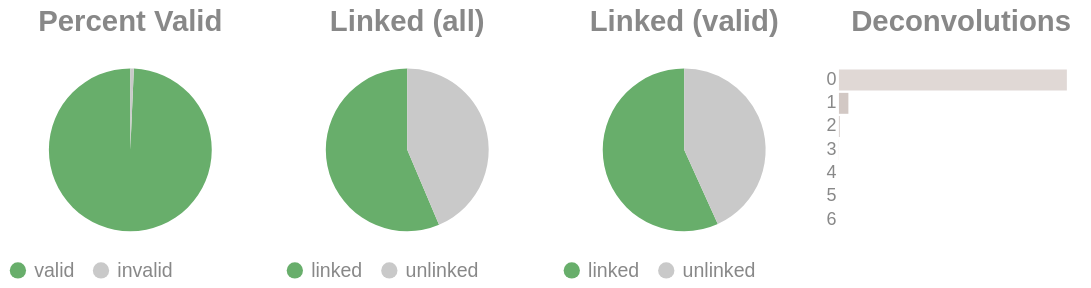

Notebook source saved alongside this figure:
### Code cell
if SKIPLR:
    pass
else:
    clash = Counter()
    for i in valids['molecule'].to_list():
        _mol = i.split("-")
        if len(_mol) == 1:
            clash.update('0')
        else:
            clash.update(_mol[-1])

    _d = {"deconvolutions": [], 'count': []}
    for k,v in clash.items():
        _d['deconvolutions'].append(k)
        _d['count'].append(v)

    tot_valid = valids['reads'].sum()
    mask = valids['reads'] >= 2
    n_linked_reads = valids.filter(mask)['reads'].sum()
    if n_linked_reads == 0:
        print_html("No linked molecules (>=2 reads) were detected; skipping linked-only distributions.")
        SKIPLR = True
    else:
        perc_valid = round(tot_valid / n_reads, 4)
        linked_perc_abs = round(n_linked_reads / n_reads, 4)
        linked_perc = round(n_linked_reads / tot_valid, 4)

    _valid = pl.DataFrame({"valids": ['valid', 'invalid'], "count": [tot_valid, n_reads - tot_valid]})
    _linked_abs = pl.DataFrame({"linked (absolute)": ['linked', 'unlinked'], "count": [n_linked_reads, n_reads - n_linked_reads]})
    _linked_rel = pl.DataFrame({"linked (valids)": ['linked', 'unlinked'], "count": [n_linked_reads, tot_valid - n_linked_reads]})

    (
        alt.hconcat(
            piechart(_valid, goodval = 'valid', title = "Percent Valid"),
            piechart(_linked_abs, goodval = "linked", title =  "Linked (all)"),
            piechart(_linked_rel, goodval = "linked", title =  "Linked (valid)"),
            convolutionbar(pl.DataFrame(_d), title = "Deconvolutions"),
            center = True,
            bounds = 'flush'
        )
        .resolve_scale(color='independent')
        .resolve_legend('independent')
        .properties(usermeta={'embedOptions': {"actions": False}})
    ).display()

### Figure 1 — Vega-Lite specification as saved in the notebook (floating-point values rounded to 4 significant figures)
{"width": "container", "height": 400, "config": {"title": {"anchor": "start", "dy": -15, "fontSize": 18, "color": "#888888", "subtitleColor": "#888888", "subtitleFontSize": 14}, "arc": {"fill": "#0072B2"}, "axis": {"domainColor": "#888888", "domainWidth": 0.5, "gridWidth": 0.2, "grid": false, "titleFontWeight": 400, "titleFontSize": 15, "labelFontSize": 11, "labelColor": "#888888", "tickColor": "#888888", "tickWidth": 0.2, "titleColor": "#888888"}, "axisBand": {"grid": false}, "axisX": {"grid": true, "tickSize": 10, "domainCap": "round"}, "axisY": {"domain": false, "grid": true, "tickSize": 0, "domainCap": "round"}, "background": "transparent", "header": {"labelFontSize": 15, "labelColor": "#888888", "titleFontSize": 15, "titleFontWeight": 600, "titleColor": "#888888"}, "legend": {"labelFont": "sans-serif", "labelFontSize": 12, "labelColor": "#888888", "symbolSize": 100, "symbolType": "circle", "titleFontSize": 12, "titlePadding": 10, "titleColor": "#888888", "title": null}, "range": {"category": ["#E69F00", "#56B4E9", "#009E73", "#F0E442", "#0072B2", "#D55E00", "#CC79A7", "#000000"], "diverging": ["#cfe8f3", "#a2d4ec", "#73bfe2", "#46abdb", "#1696d2", "#12719e"]}, "area": {"fill": "#0072B2", "fillOpacity": 0.7, "line": true, "strokeOpacity": 0.7}, "line": {"color": "#0072B2", "stroke": "#0072B2", "strokeWidth": 2}, "trail": {"color": "#0072B2", "stroke": "#0072B2", "strokeWidth": 0, "size": 1}, "point": {"filled": true, "fillOpacity": 1.0, "size": 95}, "text": {"color": "#888888", "fontSize": 11, "align": "right", "fontWeight": 400, "size": 11}, "bar": {"fill": "#0072B2", "stroke": null}, "view": {"stroke": null, "continuousWidth": 660, "continuousHeight": 400}}, "hconcat": [{"data": {"name": "data-012adcacaae5181d85eac83b598e81b6"}, "mark": {"type": "arc"}, "encoding": {"color": {"field": "valids", "legend": {"orient": "bottom", "title": null}, "scale": {"domain": ["valid", "invalid"], "range": ["#68ae6b", "#C9C9C9"]}, "title": "Valids", "type": "nominal"}, "theta": {"field": "count", "type": "quantitative"}, "tooltip": [{"field": "valids", "title": "Valids", "type": "ordinal"}, {"field": "percent", "format": ".2%", "title": "Percent", "type": "quantitative"}, {"field": "count", "title": "Count", "type": "quantitative"}]}, "height": 100, "title": {"text": "Percent Valid", "align": "center", "anchor": "middle"}, "transform": [{"calculate": "datum.count / 10269535", "as": "percent"}], "width": 150}, {"data": {"name": "data-68c7444efd4e9e6e40b9efe88a711f24"}, "mark": {"type": "arc"}, "encoding": {"color": {"field": "linked (absolute)", "legend": {"orient": "bottom", "title": null}, "scale": {"domain": ["linked", "unlinked"], "range": ["#68ae6b", "#C9C9C9"]}, "title": "Linked (Absolute)", "type": "nominal"}, "theta": {"field": "count", "type": "quantitative"}, "tooltip": [{"field": "linked (absolute)", "title": "Linked (Absolute)", "type": "ordinal"}, {"field": "percent", "format": ".2%", "title": "Percent", "type": "quantitative"}, {"field": "count", "title": "Count", "type": "quantitative"}]}, "height": 100, "title": {"text": "Linked (all)", "align": "center", "anchor": "middle"}, "transform": [{"calculate": "datum.count / 10269535", "as": "percent"}], "width": 150}, {"data": {"name": "data-f515789f6fb99fc96b30b79f2aaf1ba2"}, "mark": {"type": "arc"}, "encoding": {"color": {"field": "linked (valids)", "legend": {"orient": "bottom", "title": null}, "scale": {"domain": ["linked", "unlinked"], "range": ["#68ae6b", "#C9C9C9"]}, "title": "Linked (Valids)", "type": "nominal"}, "theta": {"field": "count", "type": "quantitative"}, "tooltip": [{"field": "linked (valids)", "title": "Linked (Valids)", "type": "ordinal"}, {"field": "percent", "format": ".2%", "title": "Percent", "type": "quantitative"}, {"field": "count", "title": "Count", "type": "quantitative"}]}, "height": 100, "title": {"text": "Linked (valid)", "align": "center", "anchor": "middle"}, "transform": [{"calculate": "datum.count / 10198471", "as": "percent"}], "width": 150}, {"data": {"name": "data-bfd61b562ed0188a3b490bb08b19c360"}, "mark": {"type": "bar"}, "encoding": {"color": {"field": "deconvolutions", "legend": null, "scale": {"scheme": "lightgreyred"}, "type": "nominal"}, "tooltip": [{"field": "deconvolutions", "title": "Deconvolutions", "type": "ordinal"}, {"field": "percent", "format": ".2%", "title": "Percent", "type": "quantitative"}, {"field": "count", "title": "Count", "type": "quantitative"}], "x": {"axis": null, "field": "count", "type": "quantitative"}, "y": {"field": "deconvolutions", "sort": "ascending", "title": null, "type": "nominal"}}, "height": 100, "title": {"text": "Deconvolutions", "align": "center", "anchor": "middle"}, "transform": [{"calculate": "datum.count / 6333042", "as": "percent"}], "width": 150}], "bounds": "flush", "center": true, "resolve": {"legend": {"angle": "independent"}, "scale": {"color": "independent"}}, "usermeta": {"embedOptions": {"actions": false}}, "$schema": "https://vega.github.io/schema/vega-lite/v6.1.0.json", "datasets": {"data-012adcacaae5181d85eac83b598e81b6": [{"valids": "valid", "count": 10198471}, {"valids": "invalid", "count": 71064}], "data-68c7444efd4e9e6e40b9efe88a711f24": [{"linked (absolute)": "linked", "count": 5790008}, {"linked (absolute)": "unlinked", "count": 4479527}], "data-f515789f6fb99fc96b30b79f2aaf1ba2": [{"linked (valids)": "linked", "count": 5790008}, {"linked (valids)": "unlinked", "count": 4408463}], "data-bfd61b562ed0188a3b490bb08b19c360": [{"deconvolutions": "0", "count": 6063004}, {"deconvolutions": "1", "count": 251493}, {"deconvolutions": "2", "count": 16930}, {"deconvolutions": "3", "count": 1438}, {"deconvolutions": "4", "count": 158}, {"deconvolutions": "5", "count": 16}, {"deconvolutions": "6", "count": 3}]}}
